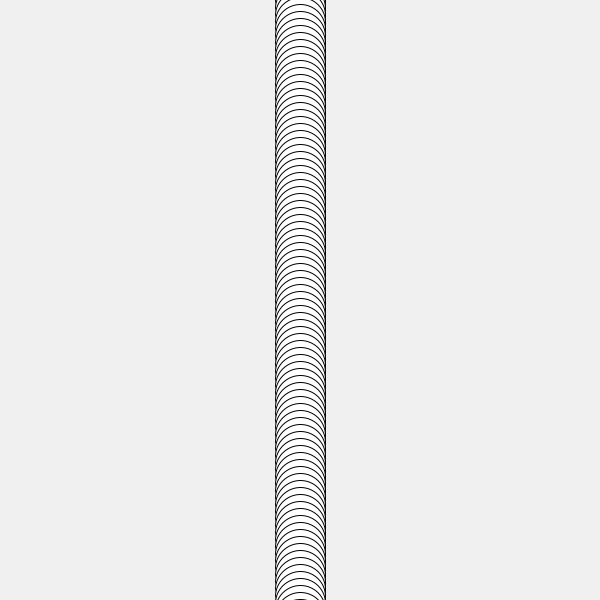
Frame 1 (no input)
Frame 60 (the mouse pressed at the canvas centre just before this capture): identical to frame 1, image omitted
Frame 120 (the mouse held since frame 60 and released just before this capture): identical to frame 1, image omitted

The Processing sketch that drew this single still picture (run headless with seeded random() and noise(); from frame 60 on, the mouse is pressed at the canvas centre):

// Processing sketch: sketch_16
// ── sketch_16.pde
// this sketch uses a single array of floats to 
// store values used in a drawing function. 

// change the sketch so that it instantiates an 
// array of 100 ellipses instead. you will need to 
// change the way the values are given to the array. 

// map the values in the array so that when drawn, 
// the ellipses will be evenly spaced moving down the 
// screen from the top to the bottom.

float[] pos = new float [100];

void setup() {
  size(600, 600);
  for (int i = 0; i < pos.length; i++) {
  pos[i] = 1+i*7;
}
}

void draw() {
  
  background(240);
  for (int i = 0; i < pos.length; i++) {
    ellipse(width/2, pos[i], 50, 50);
  }
}
